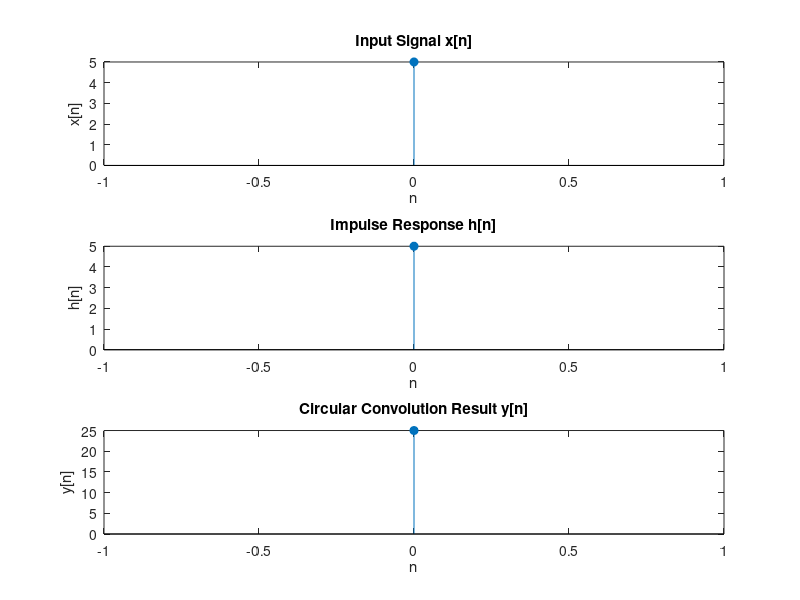

Source code (MATLAB):
% Get input sequences from the user
x = input('Enter the first sequence x[n] as a vector (e.g., [1 2 3 4]): ');
h = input('Enter the second sequence h[n] as a vector (e.g., [1 -1 2]): ');

% Determine the lengths of the input sequences
Nx = length(x);
Nh = length(h);

% Determine the length of the output sequence for circular convolution
N = max(Nx, Nh);

% Ensure both sequences have the same length by zero-padding the shorter one
if Nx < N
    x = [x, zeros(1, N - Nx)];
end

if Nh < N
    h = [h, zeros(1, N - Nh)];
end

% Initialize the output sequence y[n] with zeros
y = zeros(1, N);

% Perform the circular convolution manually
for n = 1:N
    for k = 1:N
        index = mod(n - k, N) + 1;
        y(n) = y(n) + x(k) * h(index);
    end
end

% Display the resulting circular convolution
disp('The resulting sequence after circular convolution y[n] is:');
disp(y);

% Plot the input and output sequences
subplot(3, 1, 1);
stem(0:N-1, x, 'filled');
title('Input Signal x[n]');
xlabel('n');
ylabel('x[n]');

subplot(3, 1, 2);
stem(0:N-1, h, 'filled');
title('Impulse Response h[n]');
xlabel('n');
ylabel('h[n]');

subplot(3, 1, 3);
stem(0:N-1, y, 'filled');
title('Circular Convolution Result y[n]');
xlabel('n');
ylabel('y[n]');